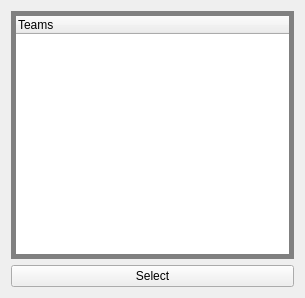
<?xml version="1.0" encoding="UTF-8"?>
<ui version="4.0">
 <class>Form</class>
 <widget class="QWidget" name="Form">
  <property name="geometry">
   <rect>
    <x>0</x>
    <y>0</y>
    <width>305</width>
    <height>298</height>
   </rect>
  </property>
  <property name="windowTitle">
   <string>Form</string>
  </property>
  <layout class="QGridLayout" name="gridLayout_3">
   <item row="0" column="0">
    <widget class="QFrame" name="gridFrame">
     <property name="styleSheet">
      <string notr="true">border: 5px solid grey;</string>
     </property>
     <layout class="QGridLayout" name="gridLayout_2" rowstretch="0">
      <property name="leftMargin">
       <number>0</number>
      </property>
      <property name="topMargin">
       <number>0</number>
      </property>
      <property name="rightMargin">
       <number>0</number>
      </property>
      <property name="bottomMargin">
       <number>0</number>
      </property>
      <item row="0" column="0">
       <layout class="QVBoxLayout" name="verticalLayout_2">
        <item>
         <widget class="QTreeWidget" name="dObjectTree">
          <property name="styleSheet">
           <string notr="true">border: 5px soild grey;</string>
          </property>
          <column>
           <property name="text">
            <string>Teams</string>
           </property>
          </column>
         </widget>
        </item>
       </layout>
      </item>
     </layout>
    </widget>
   </item>
   <item row="1" column="0">
    <widget class="QPushButton" name="filterSelectButton">
     <property name="sizePolicy">
      <sizepolicy hsizetype="Minimum" vsizetype="Fixed">
       <horstretch>5</horstretch>
       <verstretch>1</verstretch>
      </sizepolicy>
     </property>
     <property name="text">
      <string>Select</string>
     </property>
    </widget>
   </item>
  </layout>
 </widget>
 <resources/>
 <connections/>
</ui>
